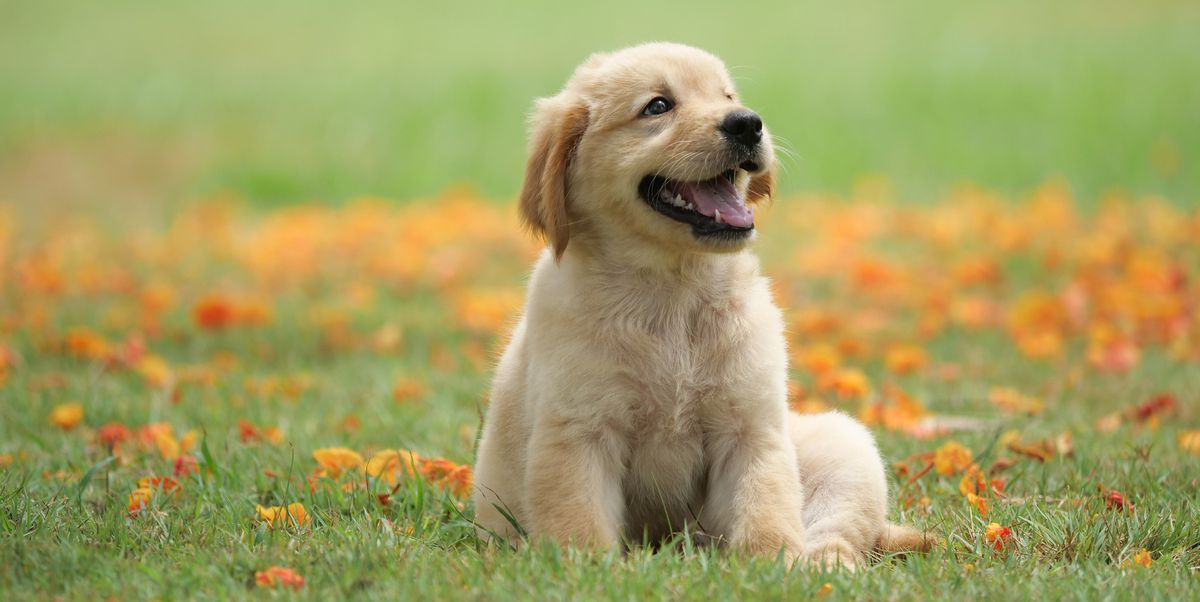
#> input picture dog.jpg, 1200 x 602 px
$ jupyter execute Assignment1-_Github_and_Python-checkpoint.ipynb
#> lines starting #> are read from the running program, lines starting #| are printed output that depends on the picture
I hope by now, you have installed Python and Jupyter Notebook and now know some basic shorcuts to work with it, if not look at the documentation-https://jupyter-notebook.readthedocs.io/en/stable/.

We will next look at version controlling and some hands on tasks on python. For version controlling we will use a free open-source version control software Git.

To install git follow https://git-scm.com/book/en/v2/Getting-Started-Installing-Git. After that create an account on Github which is a version control platform that uses git.

After you are done, fire your terminal and setup git on your local system.
```
git config --global user.name "John Doe"
git config --global user.email johndoe@example.com
```

Now go to Github and create a repository. Get that repository to your local system. Hint- search ```git clone``` and learn about it. After creating a repository and cloning it into your local system, we will commit and push this file into the repository. So move this notebook to the cloned repo and then search how to commit and push into github repository.

```Hint : git add, git status, git commit, git push will be helpful```

Let's get started. So this assignment is a basic assignment on Python3.0 and some basic libraries. Import all the required libraries in the cell below this.

[cell 1]
import numpy as np
import time
from PIL import Image , ImageOps , ImageFilter
import math
import cv2
from matplotlib import pyplot as plt

Your first task is very simple. Create a string to store your name and then append your favorite number to it. If you don't know how to get started with python basic commands, search for w3school python tutorial and have a look at them.

[cell 2]
name = "Kumar Satyam"
name = name + str(101)
print(name)

Implement a python function Mult(X,Y) that takes input 2 matrices X and Y and calculates their product (Use brute force looping method).

[cell 3]
def Mult(X,Y):
    r = len(X)
    c = len(Y[0])
    product = [[0 for i in range(r)] for j in range(c)]
    for i in range(r):
       for j in range(c):
          for k in range(len(X[0])):
             product[i][j] += X[i][k]*Y[k][j]
    return product

Create a square matrix of size 100X100 with random values from 0 to 1 using numpy(you have to import numpy at this stage) and multiply it with itself with the help of Mult(X,Y) function. Use time module to measure how long the multiplication takes. If you are stuck and don't know how to use and install new library/module Google about it.

[cell 4]
A = np.random.randint(2, size=(100,100))
start = time.time()
print(Mult(A,A))
end = time.time()
print("Runtime for Mult(A,A) is ",{end - start})

Now search how to multiply two numpy arrays using a numpy utility function. dot() will be helpful. Similary measure the time that numpy takes to make this multiplication and compare it with above.

[cell 5]
start = time.time()
print(A.dot(A))
end = time.time()
print("Runtime for A.dot(A) is ",{end - start})

It's now time to save and make a commit, similar to above and push the current state to github. Again same set of commands.

Now you want to use your roll number instead of your name in the very first task. Go ahead and do it and make a commit, don't push it this time. Now you think that your identity should not be limited to a number, so you want to again revert back, but you want to do so without changing the code. Git has your back here. Google how to rever a commit and go back to your initial state. Hint- https://opensource.com/article/18/6/git-reset-revert-rebase-commands

Let's march ahead with python. We will use import an image(you can use any image, get it to your directory and start working). Google how to import an image in python(Search about OpenCV/PIL library). Convert the image into grayscale and show the image.(to show you can use cv2 and also you can use matplotlib, Google both the methods)

[cell 6]
"""using PIL"""
# [5 lines of commented-out code are left out]
"""using cv2"""
img = cv2.imread("dog.jpg",cv2.IMREAD_COLOR)
#> img is the input picture: shape (602, 1200, 3); mean B, G, R 97.6, 158.6, 163.9
cv2.imshow("color",img)
cv2.waitKey(0)
img = cv2.imread("dog.jpg",0)
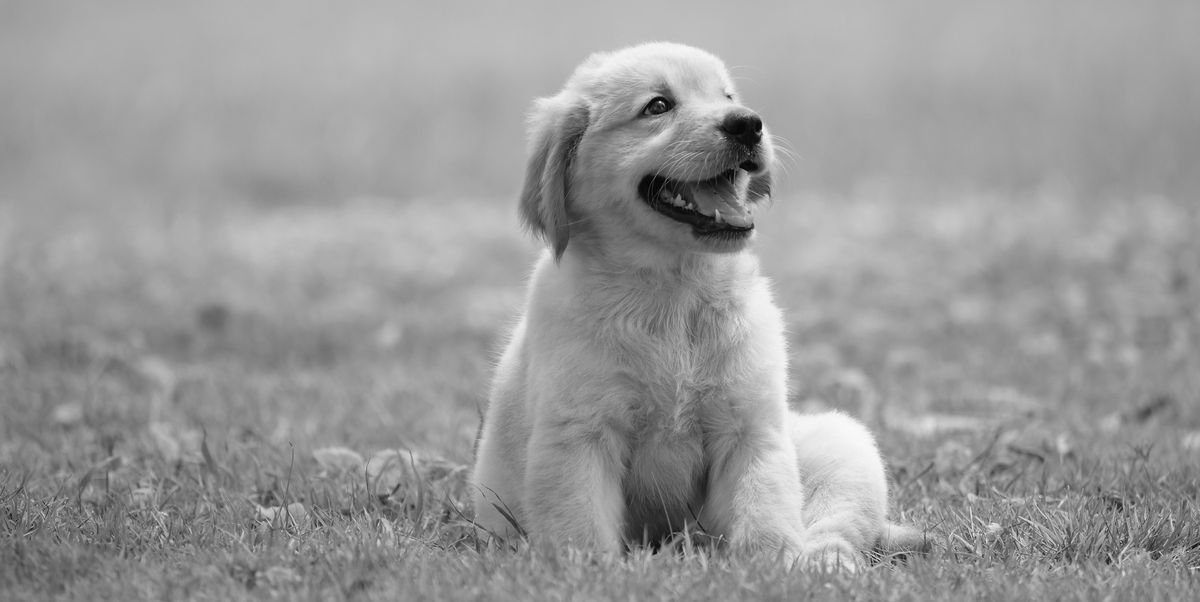
#> img: shape (602, 1200); min 0, max 251, mean 153.2
cv2.imshow("b&w",img)
cv2.waitKey(0)

Now we will see git branching in action. So basically let's say you and your friend are working on the same project. One utility git provides that you both can independently work without affecting each other. To do so we create branches. So now create a new branch with branchname as your name and checkout to that branch. Hint - ```git branch``` (I am once again asking you to Google xD) Search about other options for git branch. Now whatever you will implement will be done in your branch and won't affect the entire application.

So let's do something in your branch. Now crop the image into a new image, to get a new image which is 1/4th the size of the original image.(keep only the topleft portion). Apply a gaussian blur on the cropped image and again print the image to see the effects.

[cell 7]
"""using PIL"""
# [5 lines of commented-out code are left out]
"""using cv2"""
height,width = img.shape
#> height = 602; width = 1200
crop_img = img[0:int(height/2), 0:int(width/2)]
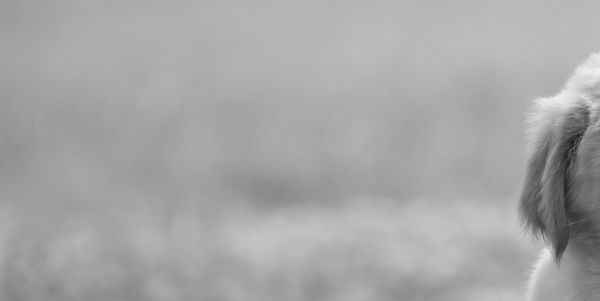
#> crop_img: shape (301, 600); min 27, max 240, mean 166.2
cv2.imshow("cropped",crop_img)
cv2.waitKey(0)
crop_img = cv2.GaussianBlur(crop_img,(15,15),0)
cv2.imshow("blurred",crop_img)
cv2.waitKey(0)

Now calculate the mean and median pixel values of the cropped image. Numpy will come in handy. Now we will do histogramming of the pixels. Search about calcHist function from cv2 library to build the histogram. Now plot the histogram using matplotlib library (don't forget to import it xP)

[cell 8]
height,width = crop_img.shape #now width and height has dimensions of crop_img
#> height = 301; width = 600
pixelCount = width * height
#> pixelCount = 180600
sumPixelValue = 0
pixelArray = []
for i in range(height):
    for j in range(width):
        sumPixelValue += crop_img[i,j]
        pixelArray.append(crop_img[i,j])
#> after the loop, pixelArray = 180600 items; sumPixelValue = 30019808
meanPixelValue = sumPixelValue / pixelCount
#> meanPixelValue = 166.2

print("mean ")
print(meanPixelValue)

print("median")
print(np.median(pixelArray))


histg = cv2.calcHist([crop_img],[0],None,[256],[0,256])
#> histg = 256 values, max 6289 at index 169, min 0 at index 0, mean 705.5

plt.plot(histg)
plt.show()
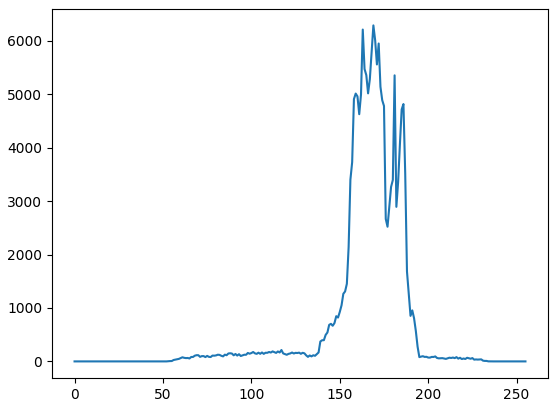
#> figure drawn by matplotlib, 1 panel; curve peaks at x = 169, y = 6289

So now you have completed working on your cropped Image. That brings you back to commit and push. So here you have to push from your branch only, because you have committed on that branch. Google how to do that.

Impressed with your work, you finally decided that your work on your branch should be there on the main project(which is the main branch). So you want to merge your branch to main branch. Google how to do that. ```Hint - git merge```. Here do find out about merge conflicts(beleive me you don't want them). Again a merge command is itself a commit, so you have to again push it to github. Now finally we are in the main branch. You can use another utility command ```git log``` to see your entire commit history.

Let's now do some so called "cool" stuff with the image to realise the chadness of python libraries. In the original image(not the cropped one) we will do edge detection(we will use canny edge detection method which is a common method). Surprisingly openCV handles it very easily. To know how - https://docs.opencv.org/master/da/d22/tutorial_py_canny.html .

[cell 9]
img = cv2.imread("dog.jpg",0)
edge_img = cv2.Canny(img,100,110)
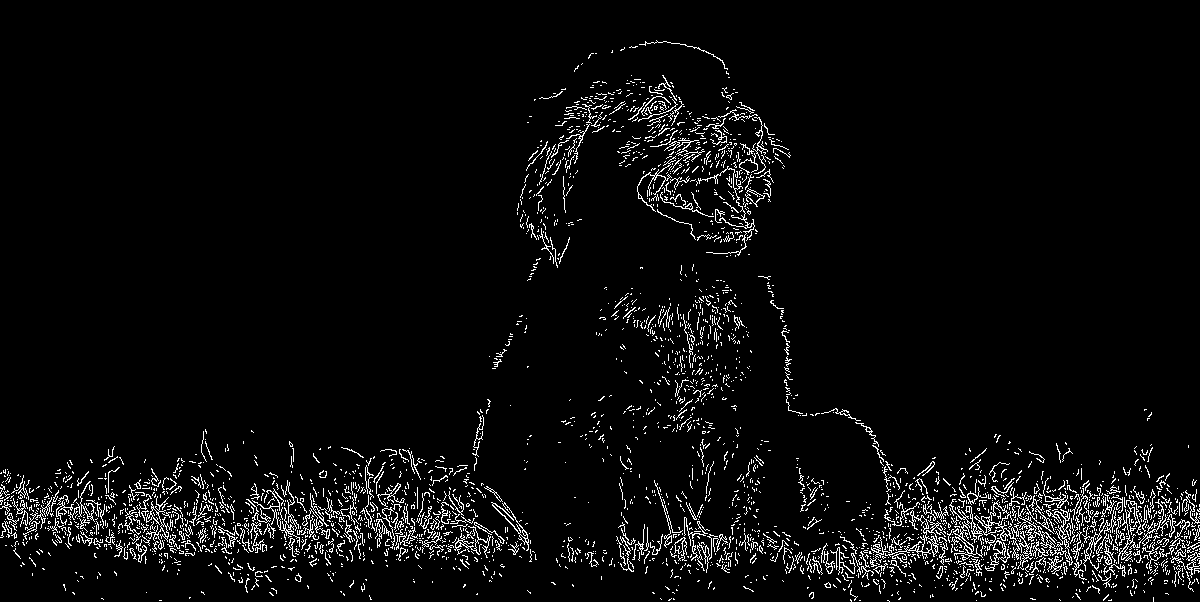
#> edge_img: shape (602, 1200); 4.4% white in thin lines or dots
cv2.imshow("edge",edge_img)
cv2.waitKey(0)
